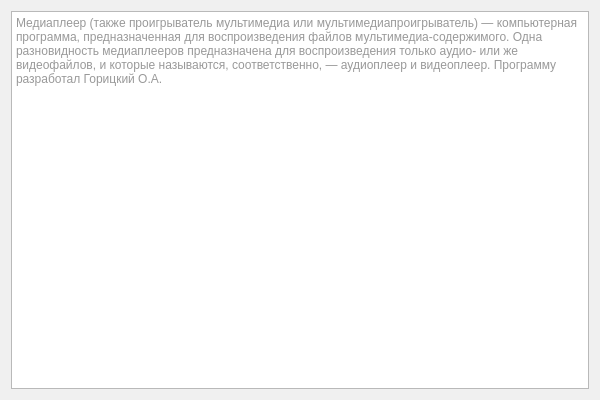
<?xml version="1.0" encoding="UTF-8"?>
<ui version="4.0">
 <class>About</class>
 <widget class="QWidget" name="About">
  <property name="geometry">
   <rect>
    <x>0</x>
    <y>0</y>
    <width>600</width>
    <height>400</height>
   </rect>
  </property>
  <property name="minimumSize">
   <size>
    <width>600</width>
    <height>400</height>
   </size>
  </property>
  <property name="maximumSize">
   <size>
    <width>600</width>
    <height>400</height>
   </size>
  </property>
  <property name="palette">
   <palette>
    <active>
     <colorrole role="WindowText">
      <brush brushstyle="SolidPattern">
       <color alpha="255">
        <red>255</red>
        <green>255</green>
        <blue>255</blue>
       </color>
      </brush>
     </colorrole>
     <colorrole role="Button">
      <brush brushstyle="SolidPattern">
       <color alpha="255">
        <red>56</red>
        <green>56</green>
        <blue>56</blue>
       </color>
      </brush>
     </colorrole>
     <colorrole role="Light">
      <brush brushstyle="SolidPattern">
       <color alpha="255">
        <red>84</red>
        <green>84</green>
        <blue>84</blue>
       </color>
      </brush>
     </colorrole>
     <colorrole role="Midlight">
      <brush brushstyle="SolidPattern">
       <color alpha="255">
        <red>70</red>
        <green>70</green>
        <blue>70</blue>
       </color>
      </brush>
     </colorrole>
     <colorrole role="Dark">
      <brush brushstyle="SolidPattern">
       <color alpha="255">
        <red>28</red>
        <green>28</green>
        <blue>28</blue>
       </color>
      </brush>
     </colorrole>
     <colorrole role="Mid">
      <brush brushstyle="SolidPattern">
       <color alpha="255">
        <red>37</red>
        <green>37</green>
        <blue>37</blue>
       </color>
      </brush>
     </colorrole>
     <colorrole role="Text">
      <brush brushstyle="SolidPattern">
       <color alpha="255">
        <red>255</red>
        <green>255</green>
        <blue>255</blue>
       </color>
      </brush>
     </colorrole>
     <colorrole role="BrightText">
      <brush brushstyle="SolidPattern">
       <color alpha="255">
        <red>255</red>
        <green>255</green>
        <blue>255</blue>
       </color>
      </brush>
     </colorrole>
     <colorrole role="ButtonText">
      <brush brushstyle="SolidPattern">
       <color alpha="255">
        <red>255</red>
        <green>255</green>
        <blue>255</blue>
       </color>
      </brush>
     </colorrole>
     <colorrole role="Base">
      <brush brushstyle="SolidPattern">
       <color alpha="255">
        <red>0</red>
        <green>0</green>
        <blue>0</blue>
       </color>
      </brush>
     </colorrole>
     <colorrole role="Window">
      <brush brushstyle="SolidPattern">
       <color alpha="255">
        <red>56</red>
        <green>56</green>
        <blue>56</blue>
       </color>
      </brush>
     </colorrole>
     <colorrole role="Shadow">
      <brush brushstyle="SolidPattern">
       <color alpha="255">
        <red>0</red>
        <green>0</green>
        <blue>0</blue>
       </color>
      </brush>
     </colorrole>
     <colorrole role="AlternateBase">
      <brush brushstyle="SolidPattern">
       <color alpha="255">
        <red>28</red>
        <green>28</green>
        <blue>28</blue>
       </color>
      </brush>
     </colorrole>
     <colorrole role="ToolTipBase">
      <brush brushstyle="SolidPattern">
       <color alpha="255">
        <red>255</red>
        <green>255</green>
        <blue>220</blue>
       </color>
      </brush>
     </colorrole>
     <colorrole role="ToolTipText">
      <brush brushstyle="SolidPattern">
       <color alpha="255">
        <red>0</red>
        <green>0</green>
        <blue>0</blue>
       </color>
      </brush>
     </colorrole>
     <colorrole role="PlaceholderText">
      <brush brushstyle="SolidPattern">
       <color alpha="127">
        <red>255</red>
        <green>255</green>
        <blue>255</blue>
       </color>
      </brush>
     </colorrole>
    </active>
    <inactive>
     <colorrole role="WindowText">
      <brush brushstyle="SolidPattern">
       <color alpha="255">
        <red>0</red>
        <green>0</green>
        <blue>0</blue>
       </color>
      </brush>
     </colorrole>
     <colorrole role="Button">
      <brush brushstyle="SolidPattern">
       <color alpha="255">
        <red>240</red>
        <green>240</green>
        <blue>240</blue>
       </color>
      </brush>
     </colorrole>
     <colorrole role="Light">
      <brush brushstyle="SolidPattern">
       <color alpha="255">
        <red>255</red>
        <green>255</green>
        <blue>255</blue>
       </color>
      </brush>
     </colorrole>
     <colorrole role="Midlight">
      <brush brushstyle="SolidPattern">
       <color alpha="255">
        <red>227</red>
        <green>227</green>
        <blue>227</blue>
       </color>
      </brush>
     </colorrole>
     <colorrole role="Dark">
      <brush brushstyle="SolidPattern">
       <color alpha="255">
        <red>160</red>
        <green>160</green>
        <blue>160</blue>
       </color>
      </brush>
     </colorrole>
     <colorrole role="Mid">
      <brush brushstyle="SolidPattern">
       <color alpha="255">
        <red>160</red>
        <green>160</green>
        <blue>160</blue>
       </color>
      </brush>
     </colorrole>
     <colorrole role="Text">
      <brush brushstyle="SolidPattern">
       <color alpha="255">
        <red>0</red>
        <green>0</green>
        <blue>0</blue>
       </color>
      </brush>
     </colorrole>
     <colorrole role="BrightText">
      <brush brushstyle="SolidPattern">
       <color alpha="255">
        <red>255</red>
        <green>255</green>
        <blue>255</blue>
       </color>
      </brush>
     </colorrole>
     <colorrole role="ButtonText">
      <brush brushstyle="SolidPattern">
       <color alpha="255">
        <red>0</red>
        <green>0</green>
        <blue>0</blue>
       </color>
      </brush>
     </colorrole>
     <colorrole role="Base">
      <brush brushstyle="SolidPattern">
       <color alpha="255">
        <red>255</red>
        <green>255</green>
        <blue>255</blue>
       </color>
      </brush>
     </colorrole>
     <colorrole role="Window">
      <brush brushstyle="SolidPattern">
       <color alpha="255">
        <red>240</red>
        <green>240</green>
        <blue>240</blue>
       </color>
      </brush>
     </colorrole>
     <colorrole role="Shadow">
      <brush brushstyle="SolidPattern">
       <color alpha="255">
        <red>105</red>
        <green>105</green>
        <blue>105</blue>
       </color>
      </brush>
     </colorrole>
     <colorrole role="AlternateBase">
      <brush brushstyle="SolidPattern">
       <color alpha="255">
        <red>245</red>
        <green>245</green>
        <blue>245</blue>
       </color>
      </brush>
     </colorrole>
     <colorrole role="ToolTipBase">
      <brush brushstyle="SolidPattern">
       <color alpha="255">
        <red>255</red>
        <green>255</green>
        <blue>220</blue>
       </color>
      </brush>
     </colorrole>
     <colorrole role="ToolTipText">
      <brush brushstyle="SolidPattern">
       <color alpha="255">
        <red>0</red>
        <green>0</green>
        <blue>0</blue>
       </color>
      </brush>
     </colorrole>
     <colorrole role="PlaceholderText">
      <brush brushstyle="SolidPattern">
       <color alpha="128">
        <red>0</red>
        <green>0</green>
        <blue>0</blue>
       </color>
      </brush>
     </colorrole>
    </inactive>
    <disabled>
     <colorrole role="WindowText">
      <brush brushstyle="SolidPattern">
       <color alpha="255">
        <red>28</red>
        <green>28</green>
        <blue>28</blue>
       </color>
      </brush>
     </colorrole>
     <colorrole role="Button">
      <brush brushstyle="SolidPattern">
       <color alpha="255">
        <red>56</red>
        <green>56</green>
        <blue>56</blue>
       </color>
      </brush>
     </colorrole>
     <colorrole role="Light">
      <brush brushstyle="SolidPattern">
       <color alpha="255">
        <red>84</red>
        <green>84</green>
        <blue>84</blue>
       </color>
      </brush>
     </colorrole>
     <colorrole role="Midlight">
      <brush brushstyle="SolidPattern">
       <color alpha="255">
        <red>70</red>
        <green>70</green>
        <blue>70</blue>
       </color>
      </brush>
     </colorrole>
     <colorrole role="Dark">
      <brush brushstyle="SolidPattern">
       <color alpha="255">
        <red>28</red>
        <green>28</green>
        <blue>28</blue>
       </color>
      </brush>
     </colorrole>
     <colorrole role="Mid">
      <brush brushstyle="SolidPattern">
       <color alpha="255">
        <red>37</red>
        <green>37</green>
        <blue>37</blue>
       </color>
      </brush>
     </colorrole>
     <colorrole role="Text">
      <brush brushstyle="SolidPattern">
       <color alpha="255">
        <red>28</red>
        <green>28</green>
        <blue>28</blue>
       </color>
      </brush>
     </colorrole>
     <colorrole role="BrightText">
      <brush brushstyle="SolidPattern">
       <color alpha="255">
        <red>255</red>
        <green>255</green>
        <blue>255</blue>
       </color>
      </brush>
     </colorrole>
     <colorrole role="ButtonText">
      <brush brushstyle="SolidPattern">
       <color alpha="255">
        <red>28</red>
        <green>28</green>
        <blue>28</blue>
       </color>
      </brush>
     </colorrole>
     <colorrole role="Base">
      <brush brushstyle="SolidPattern">
       <color alpha="255">
        <red>56</red>
        <green>56</green>
        <blue>56</blue>
       </color>
      </brush>
     </colorrole>
     <colorrole role="Window">
      <brush brushstyle="SolidPattern">
       <color alpha="255">
        <red>56</red>
        <green>56</green>
        <blue>56</blue>
       </color>
      </brush>
     </colorrole>
     <colorrole role="Shadow">
      <brush brushstyle="SolidPattern">
       <color alpha="255">
        <red>0</red>
        <green>0</green>
        <blue>0</blue>
       </color>
      </brush>
     </colorrole>
     <colorrole role="AlternateBase">
      <brush brushstyle="SolidPattern">
       <color alpha="255">
        <red>245</red>
        <green>245</green>
        <blue>245</blue>
       </color>
      </brush>
     </colorrole>
     <colorrole role="ToolTipBase">
      <brush brushstyle="SolidPattern">
       <color alpha="255">
        <red>255</red>
        <green>255</green>
        <blue>220</blue>
       </color>
      </brush>
     </colorrole>
     <colorrole role="ToolTipText">
      <brush brushstyle="SolidPattern">
       <color alpha="255">
        <red>0</red>
        <green>0</green>
        <blue>0</blue>
       </color>
      </brush>
     </colorrole>
     <colorrole role="PlaceholderText">
      <brush brushstyle="SolidPattern">
       <color alpha="128">
        <red>0</red>
        <green>0</green>
        <blue>0</blue>
       </color>
      </brush>
     </colorrole>
    </disabled>
   </palette>
  </property>
  <property name="windowTitle">
   <string>About</string>
  </property>
  <layout class="QGridLayout" name="gridLayout">
   <item row="0" column="0">
    <widget class="QTextBrowser" name="textBrowser">
     <property name="minimumSize">
      <size>
       <width>0</width>
       <height>0</height>
      </size>
     </property>
     <property name="palette">
      <palette>
       <active>
        <colorrole role="Base">
         <brush brushstyle="SolidPattern">
          <color alpha="255">
           <red>56</red>
           <green>56</green>
           <blue>56</blue>
          </color>
         </brush>
        </colorrole>
       </active>
       <inactive>
        <colorrole role="Base">
         <brush brushstyle="SolidPattern">
          <color alpha="255">
           <red>255</red>
           <green>255</green>
           <blue>255</blue>
          </color>
         </brush>
        </colorrole>
       </inactive>
       <disabled>
        <colorrole role="Base">
         <brush brushstyle="SolidPattern">
          <color alpha="255">
           <red>56</red>
           <green>56</green>
           <blue>56</blue>
          </color>
         </brush>
        </colorrole>
       </disabled>
      </palette>
     </property>
     <property name="html">
      <string>&lt;!DOCTYPE HTML PUBLIC &quot;-//W3C//DTD HTML 4.0//EN&quot; &quot;http://www.w3.org/TR/REC-html40/strict.dtd&quot;&gt;
&lt;html&gt;&lt;head&gt;&lt;meta name=&quot;qrichtext&quot; content=&quot;1&quot; /&gt;&lt;meta charset=&quot;utf-8&quot; /&gt;&lt;style type=&quot;text/css&quot;&gt;
p, li { white-space: pre-wrap; }
hr { height: 1px; border-width: 0; }
li.unchecked::marker { content: &quot;\2610&quot;; }
li.checked::marker { content: &quot;\2612&quot;; }
&lt;/style&gt;&lt;/head&gt;&lt;body style=&quot; font-family:'Segoe UI'; font-size:9pt; font-weight:400; font-style:normal;&quot;&gt;
&lt;p style=&quot; margin-top:0px; margin-bottom:0px; margin-left:0px; margin-right:0px; -qt-block-indent:0; text-indent:0px;&quot;&gt;&lt;span style=&quot; color:#999999;&quot;&gt;Медиаплеер (также проигрыватель мультимедиа или мультимедиапроигрыватель) — компьютерная программа, предназначенная для воспроизведения файлов мультимедиа-содержимого. Одна разновидность медиаплееров предназначена для воспроизведения только аудио- или же видеофайлов, и которые называются, соответственно, — аудиоплеер и видеоплеер. Программу разработал Горицкий О.А. &lt;/span&gt;&lt;/p&gt;&lt;/body&gt;&lt;/html&gt;</string>
     </property>
     <property name="source">
      <url>
       <string>qrc:/text/text/about.txt</string>
      </url>
     </property>
    </widget>
   </item>
  </layout>
 </widget>
 <resources/>
 <connections/>
</ui>
